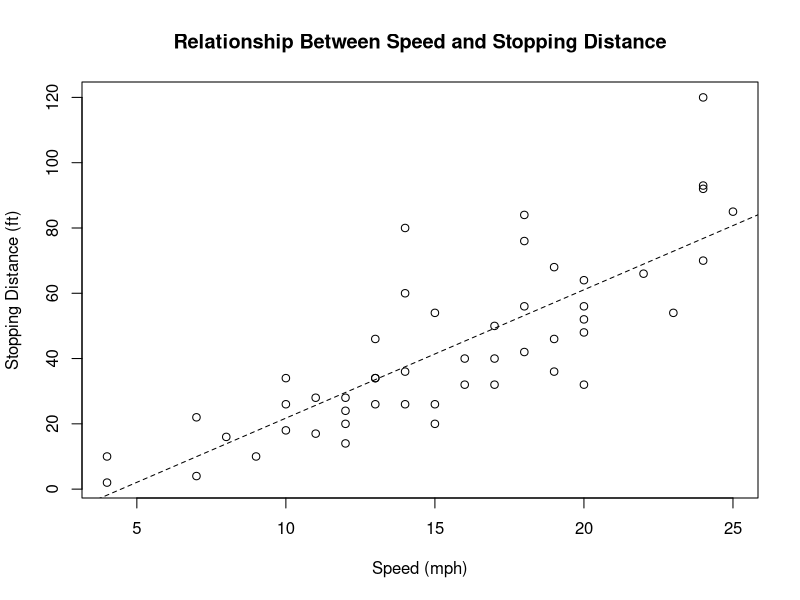

Source code (R):
# Load dataset
data(cars)

# Create plot with small custom touches
data(cars)

plot(cars$speed, cars$dist,
     main = "Relationship Between Speed and Stopping Distance",
     xlab = "Speed (mph)",
     ylab = "Stopping Distance (ft)")

# Add a line of best fit
abline(lm(dist ~ speed, data = cars), lty = 2)
